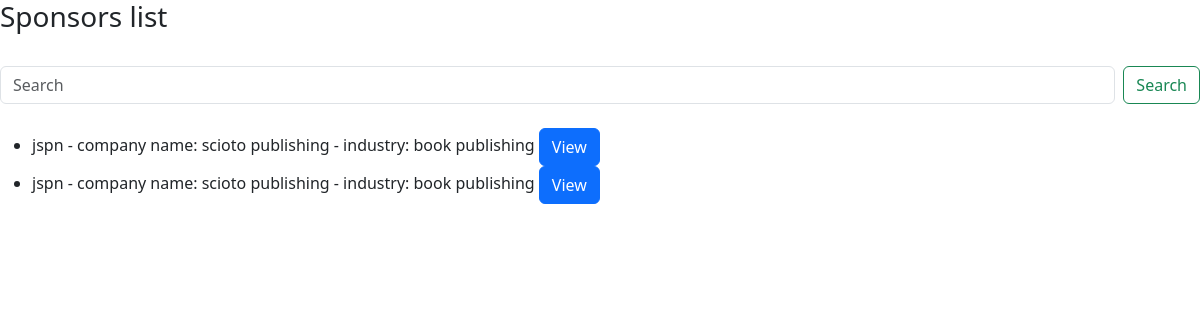
Screenshot of /dash/sponsors with the database file from the repository.
### models.py (models this page shows)
class Sponsor(db.Model):
    __tablename__ = "sponsor_user_info"
    user_id = db.Column(db.Integer, primary_key = True, autoincrement = True)
    user_name = db.Column(db.String, nullable = False)
    email =  db.Column(db.String, nullable = False)
    fname = db.Column(db.String, nullable = False)
    password = db.Column(db.String, nullable = False)
    link =  db.Column(db.String, nullable = False)
    cname =  db.Column(db.Integer, nullable = False)
    industry =  db.Column(db.String, nullable = False)
    sp_requests=db.relationship("Sponsor_Requests",backref="sponsor_user_info")
    campaigns=db.relationship("Campaigns",backref="sponsor_user_info")
    in_requests=db.relationship("Influencer_Requests",backref="sponsor_user_info")

### app.py (the view)
@app.route('/dash/sponsors')
def admin_sp():
    if request.method == "GET":
        search = request.args.get("search")
        if search:
            print(search)
            content = Sponsor.query.filter(Sponsor.user_name.like(search)).all()
            content += Sponsor.query.filter(Sponsor.fname.like(search)).all()
            content += Sponsor.query.filter(Sponsor.cname.like(search)).all()
            content += Sponsor.query.filter(Sponsor.industry.like(search)).all()
        else:
            content = Sponsor.query.all()
    return render_template('admin_sp.html', content = content)

### templates/admin_sp.html (shortened to what this page needs)
<!DOCTYPE html>
<html lang="en">
<head>
    <link href="https://cdn.jsdelivr.net/npm/bootstrap@5.3.3/dist/css/bootstrap.min.css" rel="stylesheet">
</head>
<body>
    <h3>Sponsors list</h3>
    <br>
    <form class="d-flex" action="/sponsor/find" method="get" role="search">
      <input class="form-control me-2" name="search" type="search" placeholder="Search"
          aria-label="Search">
      <button class="btn btn-outline-success" type="submit">Search</button>
    </form>
    <br>
    <ul>
      {%for row in content%}
      <li>{{row.user_name}} - company name: {{row.cname}} - industry: {{row.industry}}
        <button type="button" class="btn btn-primary" data-bs-toggle="modal" data-bs-target="#exampleModal">
            View
          </button>
      </li>
      {%endfor%}
    </ul>
    </body>
</html>

### rows the page displays
Sponsor: user_name "jspn", cname "scioto publishing", industry "book publishing"
Sponsor: user_name "jspn", cname "scioto publishing", industry "book publishing"
